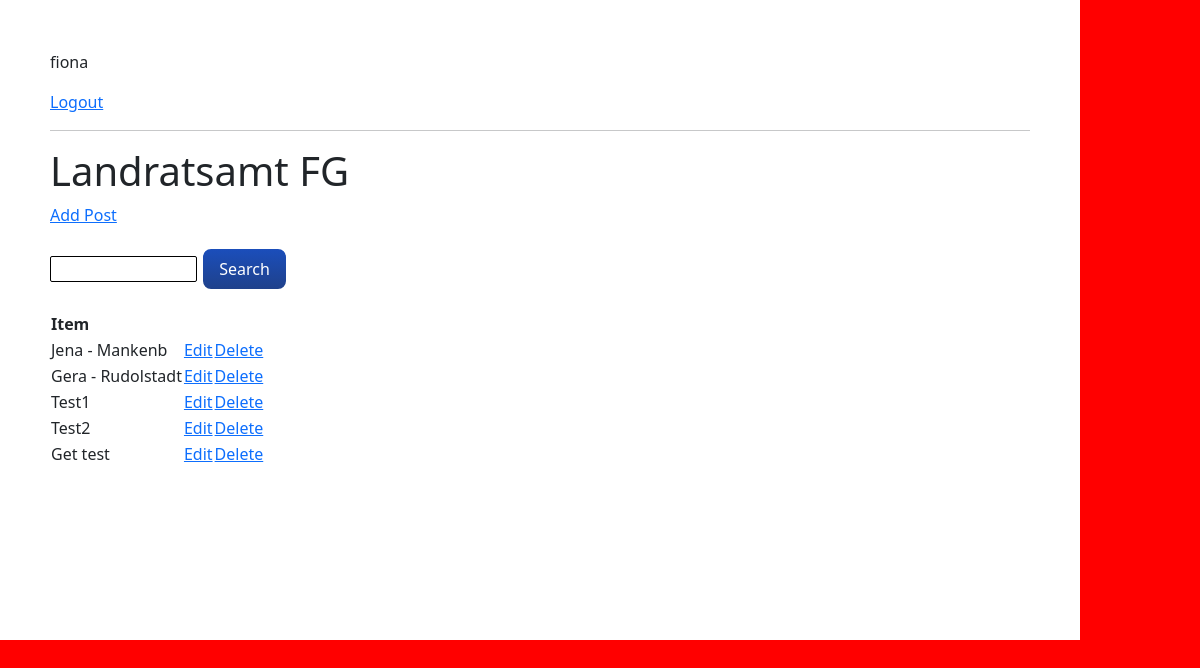
Page / (signed in) on the earlier database version.
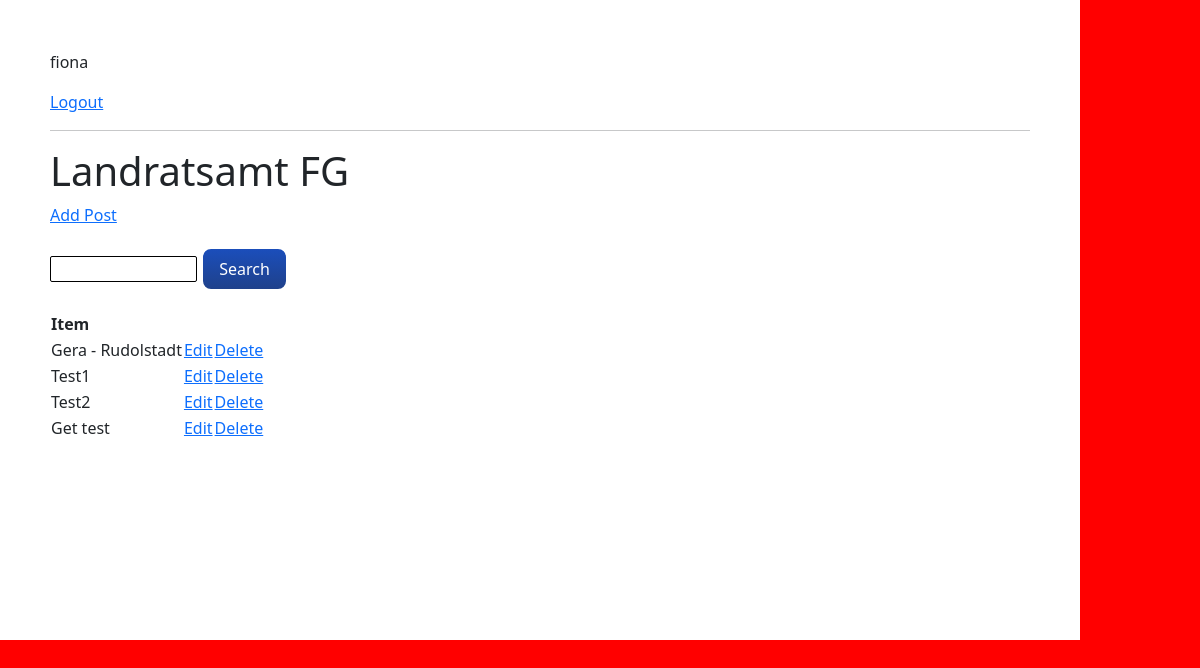
Same page on the later database version.
### base/models.py (models this page shows, shortened)
class Task(models.Model):
    user = models.ForeignKey(User, on_delete=models.CASCADE, null=True, blank=True)
    title = models.CharField(max_length=200)
    description = models.TextField(null=True, blank=True)
    complete = models.BooleanField(default=False)
    created = models.DateTimeField(auto_now_add=True)
    class Meta:
        ordering = ["complete"]

### base/views.py (the view)
# urls.py: path('', TaskList.as_view(), name='tasks'),
class TaskList(LoginRequiredMixin, ListView):
    model = Task
    context_object_name = 'tasks'
    def get_context_data(self, **kwargs):
        context = super().get_context_data(**kwargs)
        context['tasks'] = context['tasks'].filter(user=self.request.user)
        context['count'] = context['tasks'].filter(complete=False).count()
        search_input = self.request.GET.get('search-area') or ''
        if search_input:
            context['tasks'] = context['tasks'].filter(title__startswith = search_input)
        context['search_input'] = search_input
        return context

### base/templates/base/task_list.html
{% extends 'base/main.html' %}
{% block content %}
<html>
<body>
<div id="post_list_main_div">
<header>
    {% if request.user.is_authenticated %}
    <p>{{request.user}}</p>
    <a href="{% url 'logout' %}">Logout</a>
    {% else %}
    <a href="{% url 'login' %}">Login</a>
    {% endif %}
    <hr>
    <h1>Landratsamt FG</h1>
    <a href="{% url 'task-create' %}">Add Post</a>
    </header>
    <main>
    <form method="GET">
        <input id="searchfield" type="text" name='search-area' value="{{search_input}}">
        <input id="search_btn" type="submit" value="Search">
    </form>
    <table>
        <tr>
            <th>Item</th>
            <th></th>
            <th></th>
        </tr>
    </div>
{% for task in tasks %}
    <tr>
        <td>{{task.title}}</th>
        <td><a href="{% url 'task-update' task.id %}">Edit</a></th>
        <td><a href="{% url 'task-delete' task.id %}">Delete</a></th>
    </tr>
    {% empty %}
        <h3>No items in list</h3>
{% endfor %}
</body>
</html>
{% endblock content%}

### base/templates/base/main.html (shortened to what this page needs)
{% load static %}
<!DOCTYPE html>
<html lang="en">
<head>
    <link rel="stylesheet" href="https://cdn.jsdelivr.net/npm/bootstrap@5.1.3/dist/css/bootstrap.min.css">
    <link rel="stylesheet" href="{% static 'css/style.css' %}">
</head>
<body>
        {% block content %}
        {% endblock %}
</body>
</html>

### static/css/style.css (style rules this page uses)
input[type=text], input[type=password], textarea { border: solid 2px black; border-radius: 4px; padding: 10px; margin: 0 auto; width: 90%; }
#post_list_main_div { padding: 50px; width: 90%; height: 80%; font-size: 2rem; background-color: red; }
#search_btn { font-weight: 500; margin-top: 20px; margin-bottom: 20px; background-image: linear-gradient(rgb(27, 78, 187), rgb(31, 65, 139)); border: solid 2px white; border-radius: 10px; color: white; padding: 8px 16px; font-size: 1rem; }
#searchfield { width: 15%; padding: 0; border: solid 1px black; border-radius: 2px; }
body { width: 100vw; height: 100vh; background-color: red; }

### base/templates/base/main.html (style rules this page uses)
body { width: 100vw; height: 100vh; }
#post_list_main_div { padding: 50px; width: 90%; height: 80%; font-size: 1rem; background-color: white; }
#search_btn { font-weight: 500; margin-top: 20px; margin-bottom: 20px; background-image: linear-gradient( rgb(27, 78, 187), rgb(31, 65, 139)); border: solid 2px white; border-radius: 10px; color: white; padding: 8px 16px; font-size: 1rem; }
#searchfield { width: 15%; padding: 0; border: solid 1px black; border-radius: 2px; }
input[type=text], input[type=password], textarea { border: solid 2px black; border-radius: 4px; padding: 10px; margin: 0 auto; width: 90%; }

Differences in the rows shown:
removed Task: title "Jena - Mankenb"
